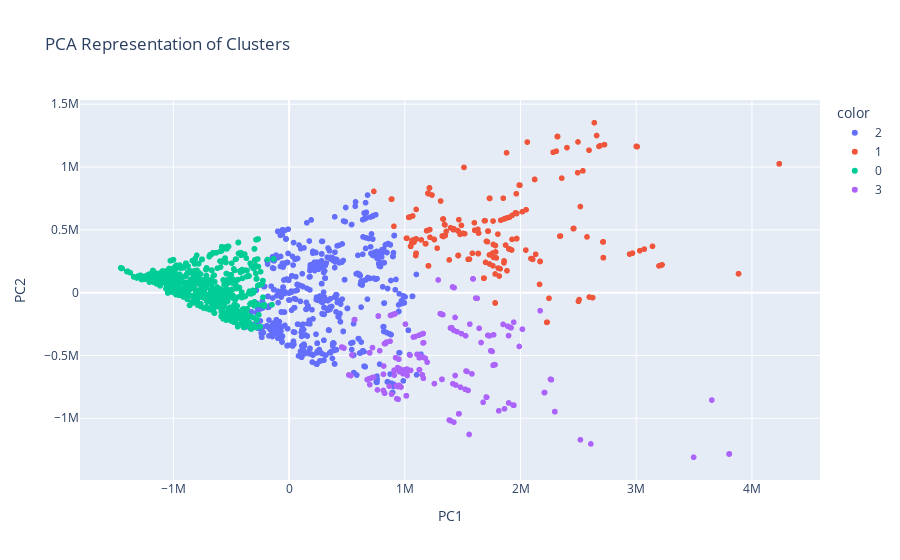

This figure's notebook cell:
### Code cell
fig = px.scatter (
data_frame=X_pca, 
    x= 'PC1',
    y= 'PC2',
    color=labels.astype(str),
    title='PCA Representation of Clusters', labels={'x': 'PC1', 'y': 'PC2'}
)
fig.show()

### Figure 1 — Plotly figure (JSON) as saved in the notebook; plotly's stock layout.template omitted (floating-point values rounded to 4 significant figures; data arrays with more than 128 entries replaced by an {"elided": "..."} marker saying what was removed)
{"data": [{"hovertemplate": "color=2<br>PC1=%{x}<br>PC2=%{y}<extra></extra>", "legendgroup": "2", "marker": {"color": "#636efa", "symbol": "circle"}, "mode": "markers", "name": "2", "showlegend": true, "type": "scattergl", "x": {"elided": "802 float values"}, "xaxis": "x", "y": {"elided": "802 float values"}, "yaxis": "y"}, {"hovertemplate": "color=1<br>PC1=%{x}<br>PC2=%{y}<extra></extra>", "legendgroup": "1", "marker": {"color": "#EF553B", "symbol": "circle"}, "mode": "markers", "name": "1", "showlegend": true, "type": "scattergl", "x": {"elided": "296 float values"}, "xaxis": "x", "y": {"elided": "296 float values"}, "yaxis": "y"}, {"hovertemplate": "color=0<br>PC1=%{x}<br>PC2=%{y}<extra></extra>", "legendgroup": "0", "marker": {"color": "#00cc96", "symbol": "circle"}, "mode": "markers", "name": "0", "showlegend": true, "type": "scattergl", "x": {"elided": "1398 float values"}, "xaxis": "x", "y": {"elided": "1398 float values"}, "yaxis": "y"}, {"hovertemplate": "color=3<br>PC1=%{x}<br>PC2=%{y}<extra></extra>", "legendgroup": "3", "marker": {"color": "#ab63fa", "symbol": "circle"}, "mode": "markers", "name": "3", "showlegend": true, "type": "scattergl", "x": {"elided": "224 float values"}, "xaxis": "x", "y": {"elided": "224 float values"}, "yaxis": "y"}], "layout": {"autosize": true, "legend": {"title": {"text": "color"}, "tracegroupgap": 0}, "title": {"text": "PCA Representation of Clusters"}, "xaxis": {"anchor": "y", "autorange": true, "domain": [0, 1], "range": [-1799000.0, 4580000.0], "title": {"text": "PC1"}, "type": "linear"}, "yaxis": {"anchor": "x", "autorange": true, "domain": [0, 1], "range": [-1530000.0, 1572000.0], "title": {"text": "PC2"}, "type": "linear"}}}
